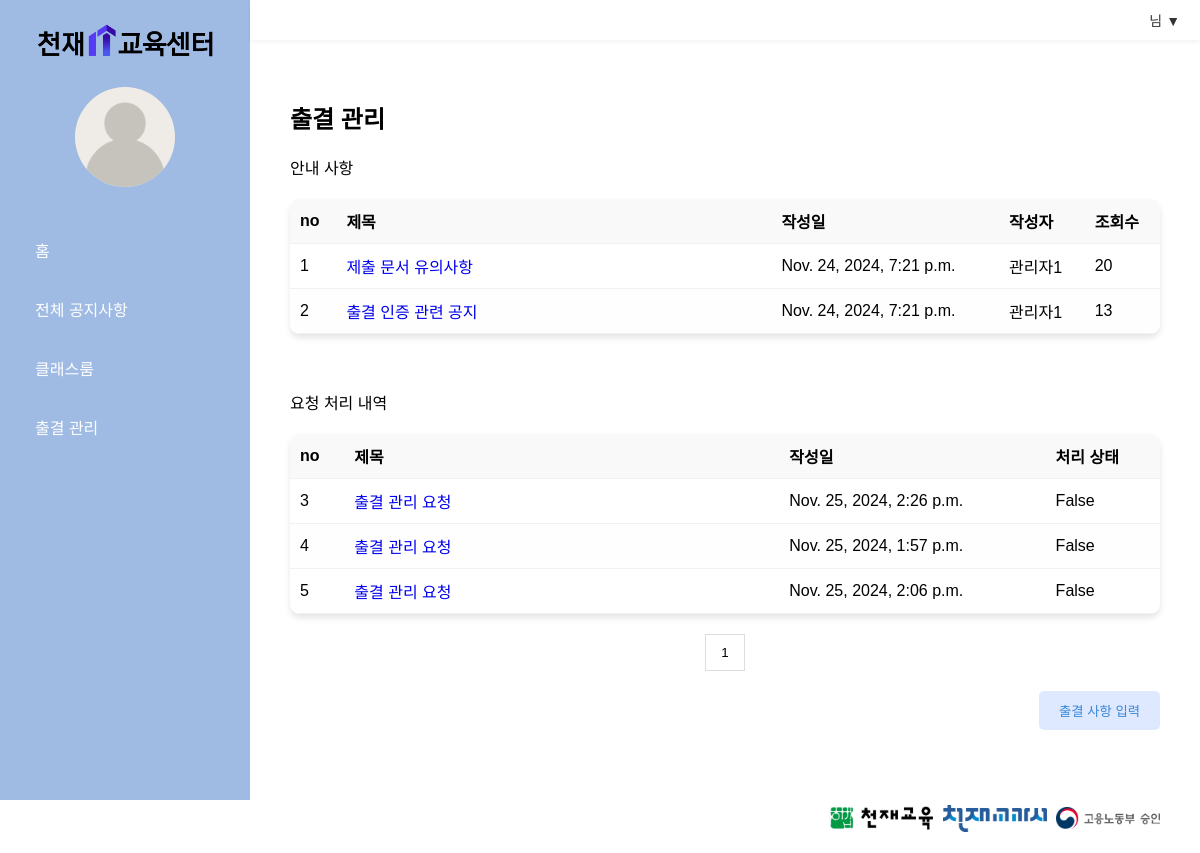
Page /attendance/ on the earlier database version.
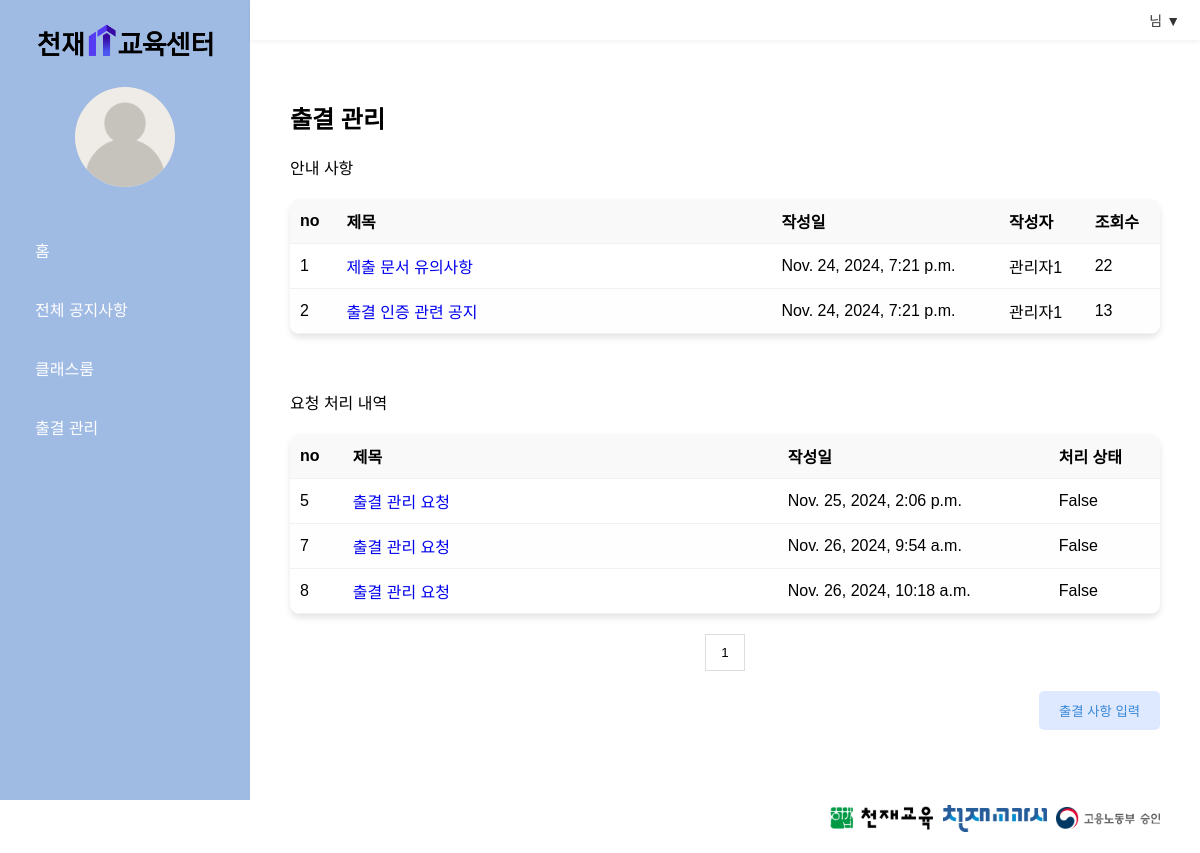
Same page on the later database version.
### managementapp/models.py (models this page shows, shortened)
class AttendanceNotice(models.Model):
    title = models.TextField(max_length=300)
    writer = models.CharField(max_length=200)
    content = models.TextField()
    rdate = models.DateTimeField()
    udate = models.DateTimeField()
    view_count = models.IntegerField()

class AttendanceRequest(models.Model):
    title = models.TextField(max_length=300)
    writer = models.CharField(max_length=200)
    request_date = models.DateTimeField()
    request_type = models.CharField(max_length=30)
    content = models.TextField()
    files = models.FileField(upload_to='attendance/')
    rdate = models.DateTimeField()
    approval = models.BooleanField(default=False)

### managementapp/views.py (the view)
# urls.py: path('attendance/',views.attendance, name='attendance'),
def attendance(request):
    template = loader.get_template('attendance/attendance.html')
    notices = AttendanceNotice.objects.all()
    requests = AttendanceRequest.objects.all()
    context = {
        'notices' : notices,
        'requests' : requests
    }
    return HttpResponse(template.render(context,request))

### managementapp/templates/attendance/attendance.html
{% extends 'base.html' %}
{% load static %}
{% block content %}
<link rel="stylesheet" href="{% static 'css/list.css' %}">
<div class="content">
  <h2>출결 관리</h2>
  <p class='h'>안내 사항</p>
  <div class="notice-table">
    <table>
      <thead>
        <tr>
          <th>no</th>
          <th class="title-column">제목</th>
          <th>작성일</th>
          <th>작성자</th>
          <th>조회수</th>
        </tr>
      </thead>
      <tbody>
        {% for notice in notices %}
        <tr>
          <td>{{notice.id}}</td>
          <td ><a href="../attendance/notice_content/{{notice.id}}" style="text-decoration:none">{{notice.title}}</a></td>
          <td>{{notice.rdate}}</td>
          <td>{{notice.writer}}</td>
          <td>{{notice.view_count}}</td>
        </tr>
        {% endfor %}
      </tbody>
    </table>
  </div>
</div>
<div class="content">
    <p>요청 처리 내역</p>
    <div class="notice-table">
      <table>
        <thead>
          <tr>
            <th>no</th>
            <th class="title-column">제목</th>
            <th>작성일</th>
            <th>처리 상태</th>
          </tr>
        </thead>
        <tbody>
          {% for request in requests%}
          <tr>
            <td>{{request.id}}</td>
            <td><a  href="../attendance/requestdetails/{{request.id}}" style="text-decoration:none">{{request.title}}</a></td>
            <td>{{request.rdate}}</td>
            <td>{{request.approval}}</td>
          </tr>
          {% endfor %}
        </tbody>
      </table>
    </div>
    <div class="pagination">
        <button type="button">1</button>
    </div>
    <div class="button-container">
        <button class='buttons' type="button" onclick="location.href='write'">출결 사항 입력</button>
    </div>
{% endblock %}

Differences in the rows shown:
removed AttendanceRequest: id "3", title "출결 관리 요청", rdate "Nov. 25, 2024, 2:26 p.m.", approval "False"
removed AttendanceRequest: id "4", title "출결 관리 요청", rdate "Nov. 25, 2024, 1:57 p.m.", approval "False"
changed AttendanceNotice "제출 문서 유의사항": view_count "20" → "22"
added AttendanceRequest: id "7", title "출결 관리 요청", rdate "Nov. 26, 2024, 9:54 a.m.", approval "False"
added AttendanceRequest: id "8", title "출결 관리 요청", rdate "Nov. 26, 2024, 10:18 a.m.", approval "False"
